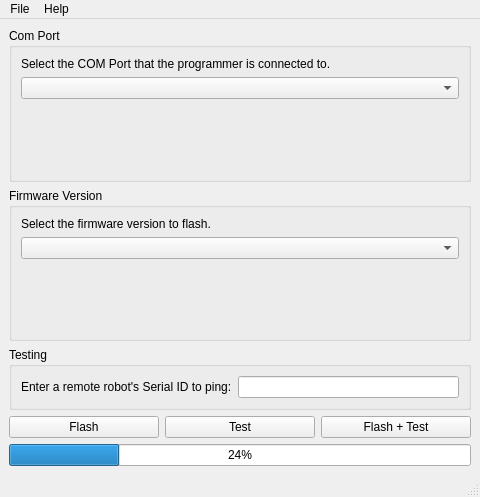
<?xml version="1.0" encoding="UTF-8"?>
<ui version="4.0">
 <class>MainWindow</class>
 <widget class="QMainWindow" name="MainWindow">
  <property name="geometry">
   <rect>
    <x>0</x>
    <y>0</y>
    <width>480</width>
    <height>497</height>
   </rect>
  </property>
  <property name="sizePolicy">
   <sizepolicy hsizetype="Preferred" vsizetype="MinimumExpanding">
    <horstretch>0</horstretch>
    <verstretch>0</verstretch>
   </sizepolicy>
  </property>
  <property name="windowTitle">
   <string>MainWindow</string>
  </property>
  <widget class="QWidget" name="centralwidget">
   <layout class="QGridLayout" name="gridLayout_2">
    <item row="0" column="0">
     <widget class="QGroupBox" name="groupBox">
      <property name="title">
       <string>Com Port</string>
      </property>
      <property name="flat">
       <bool>false</bool>
      </property>
      <layout class="QVBoxLayout" name="verticalLayout">
       <item>
        <widget class="QLabel" name="label">
         <property name="text">
          <string>Select the COM Port that the programmer is connected to.</string>
         </property>
        </widget>
       </item>
       <item>
        <widget class="QComboBox" name="comport_comboBox"/>
       </item>
       <item>
        <spacer name="verticalSpacer_2">
         <property name="orientation">
          <enum>Qt::Vertical</enum>
         </property>
         <property name="sizeHint" stdset="0">
          <size>
           <width>20</width>
           <height>40</height>
          </size>
         </property>
        </spacer>
       </item>
      </layout>
     </widget>
    </item>
    <item row="1" column="0">
     <widget class="QGroupBox" name="groupBox_2">
      <property name="title">
       <string>Firmware Version</string>
      </property>
      <layout class="QVBoxLayout" name="verticalLayout_3">
       <item>
        <widget class="QLabel" name="label_2">
         <property name="text">
          <string>Select the firmware version to flash. </string>
         </property>
        </widget>
       </item>
       <item>
        <widget class="QComboBox" name="firmwareversion_comboBox"/>
       </item>
       <item>
        <spacer name="verticalSpacer">
         <property name="orientation">
          <enum>Qt::Vertical</enum>
         </property>
         <property name="sizeHint" stdset="0">
          <size>
           <width>20</width>
           <height>40</height>
          </size>
         </property>
        </spacer>
       </item>
      </layout>
     </widget>
    </item>
    <item row="2" column="0">
     <widget class="QGroupBox" name="groupBox_3">
      <property name="title">
       <string>Testing</string>
      </property>
      <layout class="QHBoxLayout" name="horizontalLayout_2">
       <item>
        <widget class="QLabel" name="label_3">
         <property name="text">
          <string>Enter a remote robot's Serial ID to ping:</string>
         </property>
        </widget>
       </item>
       <item>
        <widget class="QLineEdit" name="robotid_lineEdit"/>
       </item>
      </layout>
     </widget>
    </item>
    <item row="3" column="0">
     <layout class="QHBoxLayout" name="horizontalLayout">
      <item>
       <widget class="QPushButton" name="flash_pushButton">
        <property name="text">
         <string>Flash</string>
        </property>
       </widget>
      </item>
      <item>
       <widget class="QPushButton" name="test_pushButton">
        <property name="text">
         <string>Test</string>
        </property>
       </widget>
      </item>
      <item>
       <widget class="QPushButton" name="flashtest_pushButton">
        <property name="text">
         <string>Flash + Test</string>
        </property>
       </widget>
      </item>
     </layout>
    </item>
    <item row="4" column="0">
     <widget class="QProgressBar" name="progressBar">
      <property name="value">
       <number>24</number>
      </property>
     </widget>
    </item>
   </layout>
  </widget>
  <widget class="QMenuBar" name="menubar">
   <property name="geometry">
    <rect>
     <x>0</x>
     <y>0</y>
     <width>480</width>
     <height>25</height>
    </rect>
   </property>
   <widget class="QMenu" name="menuAoeu">
    <property name="title">
     <string>File</string>
    </property>
    <addaction name="actionQuit"/>
   </widget>
   <widget class="QMenu" name="menuHelp">
    <property name="title">
     <string>Help</string>
    </property>
    <addaction name="actionUser_Guide"/>
   </widget>
   <addaction name="menuAoeu"/>
   <addaction name="menuHelp"/>
  </widget>
  <widget class="QStatusBar" name="statusbar"/>
  <action name="actionQuit">
   <property name="text">
    <string>Quit</string>
   </property>
  </action>
  <action name="actionUser_Guide">
   <property name="text">
    <string>User Guide</string>
   </property>
  </action>
 </widget>
 <resources/>
 <connections/>
</ui>
